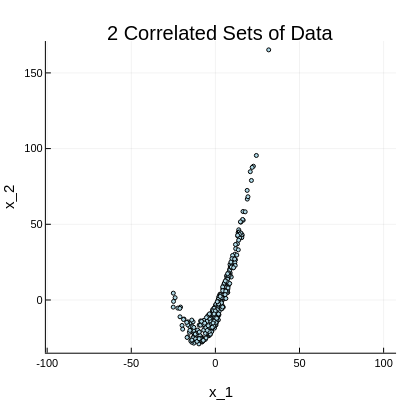

Notebook code cell kept with this figure:
### Markdown cell above
When we plot the measurements $x_2$ versus $x_1$, we see that the data vectors are highly correlated:

### Code cell
scatter(A[:,1], A[:,2], legend=:none, aspect_ratio=:equal,
        ms=2, mc="lightblue", title="2 Correlated Sets of Data", size=(400,400),
       xlabel="x_1", ylabel="x_2" )

### Figure 1 — Plotly figure (JSON) as saved in the notebook; plotly's stock layout.template omitted (floating-point values rounded to 4 significant figures; data arrays with more than 128 entries replaced by an {"elided": "..."} marker saying what was removed)
{"data": [{"colorbar": {"len": 0.8657, "title": "", "x": 0.9902, "y": 0.5087}, "legendgroup": "y1", "marker": {"color": "rgba(173, 216, 230, 1.000)", "line": {"color": "rgba(0, 0, 0, 1.000)", "width": 1}, "size": 4, "symbol": "circle"}, "mode": "markers", "name": "y1", "showlegend": true, "type": "scatter", "x": {"elided": "300 float values"}, "xaxis": "x", "y": {"elided": "300 float values"}, "yaxis": "y"}], "layout": {"annotations": [{"font": {"color": "rgba(0, 0, 0, 1.000)", "family": "sans-serif", "size": 20}, "rotation": 0, "showarrow": false, "text": "2 Correlated Sets of Data", "x": 0.5524, "xanchor": "center", "xref": "paper", "y": 1, "yanchor": "top", "yref": "paper"}], "height": 400, "margin": {"b": 20, "l": 0, "r": 0, "t": 20}, "paper_bgcolor": "rgba(255, 255, 255, 1.000)", "plot_bgcolor": "rgba(255, 255, 255, 1.000)", "showlegend": false, "width": 400, "xaxis": {"anchor": "y", "domain": [0.1147, 0.9902], "gridcolor": "rgba(0, 0, 0, 0.100)", "gridwidth": 0.5, "linecolor": "rgba(0, 0, 0, 1.000)", "mirror": false, "range": [-100.8, 107.4], "showgrid": true, "showline": true, "showticklabels": true, "tickangle": 0, "tickcolor": "rgb(0, 0, 0)", "tickfont": {"color": "rgba(0, 0, 0, 1.000)", "family": "sans-serif", "size": 11}, "tickmode": "array", "ticks": "inside", "ticktext": ["-100", "-50", "0", "50", "100"], "tickvals": [-100, -50, 0, 50, 100], "title": "x_1", "titlefont": {"color": "rgba(0, 0, 0, 1.000)", "family": "sans-serif", "size": 15}, "type": "-", "visible": true, "zeroline": false, "zerolinecolor": "rgba(0, 0, 0, 1.000)"}, "yaxis": {"anchor": "x", "domain": [0.07581, 0.9415], "gridcolor": "rgba(0, 0, 0, 0.100)", "gridwidth": 0.5, "linecolor": "rgba(0, 0, 0, 1.000)", "mirror": false, "range": [-34.82, 171.0], "showgrid": true, "showline": true, "showticklabels": true, "tickangle": 0, "tickcolor": "rgb(0, 0, 0)", "tickfont": {"color": "rgba(0, 0, 0, 1.000)", "family": "sans-serif", "size": 11}, "tickmode": "array", "ticks": "inside", "ticktext": ["0", "50", "100", "150"], "tickvals": [0, 50, 100, 150], "title": "x_2", "titlefont": {"color": "rgba(0, 0, 0, 1.000)", "family": "sans-serif", "size": 15}, "type": "-", "visible": true, "zeroline": false, "zerolinecolor": "rgba(0, 0, 0, 1.000)"}}}
